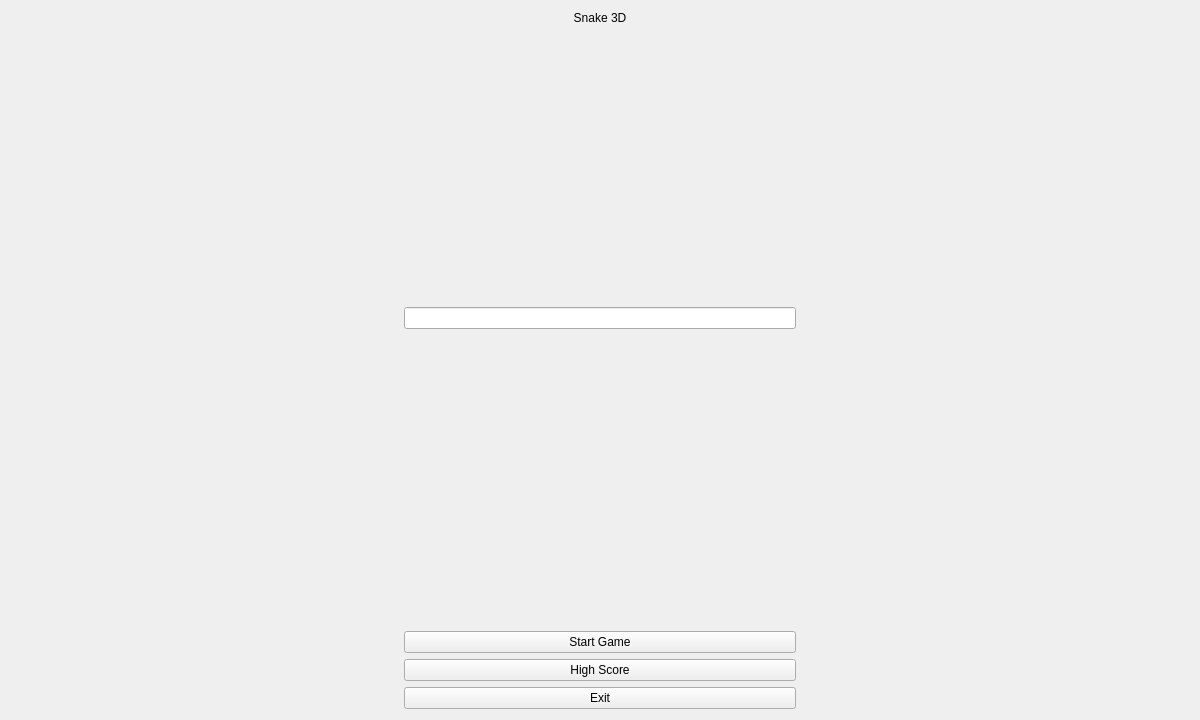
<?xml version="1.0" encoding="UTF-8"?>
<ui version="4.0">
 <class>MainWindow</class>
 <widget class="QMainWindow" name="MainWindow">
  <property name="geometry">
   <rect>
    <x>0</x>
    <y>0</y>
    <width>1200</width>
    <height>720</height>
   </rect>
  </property>
  <property name="windowTitle">
   <string>MainWindow</string>
  </property>
  <widget class="QWidget" name="centralWidget">
   <layout class="QHBoxLayout" name="horizontalLayout">
    <item>
     <spacer name="horizontalSpacer">
      <property name="orientation">
       <enum>Qt::Horizontal</enum>
      </property>
      <property name="sizeHint" stdset="0">
       <size>
        <width>40</width>
        <height>20</height>
       </size>
      </property>
     </spacer>
    </item>
    <item>
     <layout class="QVBoxLayout" name="verticalLayout">
      <item>
       <widget class="QLabel" name="gameLabel">
        <property name="text">
         <string>Snake 3D</string>
        </property>
        <property name="alignment">
         <set>Qt::AlignCenter</set>
        </property>
       </widget>
      </item>
      <item>
       <spacer name="verticalSpacer_2">
        <property name="orientation">
         <enum>Qt::Vertical</enum>
        </property>
        <property name="sizeHint" stdset="0">
         <size>
          <width>20</width>
          <height>40</height>
         </size>
        </property>
       </spacer>
      </item>
      <item>
       <widget class="QLineEdit" name="playerName">
        <property name="alignment">
         <set>Qt::AlignCenter</set>
        </property>
       </widget>
      </item>
      <item>
       <widget class="QLabel" name="warningLabel">
        <property name="text">
         <string/>
        </property>
       </widget>
      </item>
      <item>
       <spacer name="verticalSpacer">
        <property name="orientation">
         <enum>Qt::Vertical</enum>
        </property>
        <property name="sizeHint" stdset="0">
         <size>
          <width>20</width>
          <height>40</height>
         </size>
        </property>
       </spacer>
      </item>
      <item>
       <widget class="QPushButton" name="startButton">
        <property name="cursor">
         <cursorShape>PointingHandCursor</cursorShape>
        </property>
        <property name="text">
         <string>Start Game</string>
        </property>
       </widget>
      </item>
      <item>
       <widget class="QPushButton" name="scoreButton">
        <property name="cursor">
         <cursorShape>PointingHandCursor</cursorShape>
        </property>
        <property name="text">
         <string>High Score</string>
        </property>
       </widget>
      </item>
      <item>
       <widget class="QPushButton" name="exitButton">
        <property name="cursor">
         <cursorShape>PointingHandCursor</cursorShape>
        </property>
        <property name="text">
         <string>Exit</string>
        </property>
       </widget>
      </item>
     </layout>
    </item>
    <item>
     <spacer name="horizontalSpacer_2">
      <property name="orientation">
       <enum>Qt::Horizontal</enum>
      </property>
      <property name="sizeHint" stdset="0">
       <size>
        <width>40</width>
        <height>20</height>
       </size>
      </property>
     </spacer>
    </item>
   </layout>
  </widget>
 </widget>
 <layoutdefault spacing="6" margin="11"/>
 <resources/>
 <connections/>
</ui>
